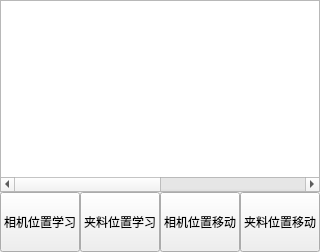
       <widget class="QWidget" name="tab">
        <attribute name="title">
         <string>工作坐标</string>
        </attribute>
        <layout class="QGridLayout" name="gridLayout_2" rowstretch="1,0">
         <property name="leftMargin">
          <number>0</number>
         </property>
         <property name="topMargin">
          <number>0</number>
         </property>
         <property name="rightMargin">
          <number>0</number>
         </property>
         <property name="bottomMargin">
          <number>0</number>
         </property>
         <property name="spacing">
          <number>0</number>
         </property>
         <item row="0" column="0">
          <widget class="QTableWidget" name="tableWidget">
           <property name="selectionBehavior">
            <enum>QAbstractItemView::SelectRows</enum>
           </property>
           <attribute name="horizontalHeaderVisible">
            <bool>false</bool>
           </attribute>
           <attribute name="horizontalHeaderCascadingSectionResizes">
            <bool>true</bool>
           </attribute>
           <attribute name="horizontalHeaderDefaultSectionSize">
            <number>70</number>
           </attribute>
           <attribute name="horizontalHeaderShowSortIndicator" stdset="0">
            <bool>true</bool>
           </attribute>
           <attribute name="horizontalHeaderStretchLastSection">
            <bool>true</bool>
           </attribute>
           <attribute name="verticalHeaderVisible">
            <bool>false</bool>
           </attribute>
           <column>
            <property name="text">
             <string>序号</string>
            </property>
            <property name="textAlignment">
             <set>AlignCenter</set>
            </property>
           </column>
           <column>
            <property name="text">
             <string>相机X</string>
            </property>
            <property name="textAlignment">
             <set>AlignCenter</set>
            </property>
           </column>
           <column>
            <property name="text">
             <string>相机Y</string>
            </property>
            <property name="textAlignment">
             <set>AlignCenter</set>
            </property>
           </column>
           <column>
            <property name="text">
             <string>相机Z</string>
            </property>
            <property name="textAlignment">
             <set>AlignCenter</set>
            </property>
           </column>
           <column>
            <property name="text">
             <string>夹料X</string>
            </property>
            <property name="textAlignment">
             <set>AlignCenter</set>
            </property>
           </column>
           <column>
            <property name="text">
             <string>夹料Y</string>
            </property>
            <property name="textAlignment">
             <set>AlignCenter</set>
            </property>
           </column>
           <column>
            <property name="text">
             <string>夹料Z</string>
            </property>
            <property name="textAlignment">
             <set>AlignCenter</set>
            </property>
           </column>
           <column>
            <property name="text">
             <string>启用</string>
            </property>
            <property name="textAlignment">
             <set>AlignCenter</set>
            </property>
           </column>
          </widget>
         </item>
         <item row="1" column="0">
          <layout class="QHBoxLayout" name="horizontalLayout_9">
           <item>
            <widget class="QPushButton" name="btnWorkPosLearn">
             <property name="sizePolicy">
              <sizepolicy hsizetype="Expanding" vsizetype="Expanding">
               <horstretch>0</horstretch>
               <verstretch>0</verstretch>
              </sizepolicy>
             </property>
             <property name="minimumSize">
              <size>
               <width>80</width>
               <height>60</height>
              </size>
             </property>
             <property name="text">
              <string>相机位置学习</string>
             </property>
            </widget>
           </item>
           <item>
            <widget class="QPushButton" name="btnWorkClampPosLearn">
             <property name="sizePolicy">
              <sizepolicy hsizetype="Expanding" vsizetype="Expanding">
               <horstretch>0</horstretch>
               <verstretch>0</verstretch>
              </sizepolicy>
             </property>
             <property name="minimumSize">
              <size>
               <width>80</width>
               <height>60</height>
              </size>
             </property>
             <property name="text">
              <string>夹料位置学习</string>
             </property>
            </widget>
           </item>
           <item>
            <widget class="QPushButton" name="btnWorkPosMove">
             <property name="sizePolicy">
              <sizepolicy hsizetype="Expanding" vsizetype="Expanding">
               <horstretch>0</horstretch>
               <verstretch>0</verstretch>
              </sizepolicy>
             </property>
             <property name="minimumSize">
              <size>
               <width>80</width>
               <height>60</height>
              </size>
             </property>
             <property name="text">
              <string>相机位置移动</string>
             </property>
            </widget>
           </item>
           <item>
            <widget class="QPushButton" name="btnWorkPhotoPosMove">
             <property name="sizePolicy">
              <sizepolicy hsizetype="Expanding" vsizetype="Expanding">
               <horstretch>0</horstretch>
               <verstretch>0</verstretch>
              </sizepolicy>
             </property>
             <property name="minimumSize">
              <size>
               <width>80</width>
               <height>60</height>
              </size>
             </property>
             <property name="text">
              <string>夹料位置移动</string>
             </property>
            </widget>
           </item>
          </layout>
         </item>
        </layout>
       </widget>
